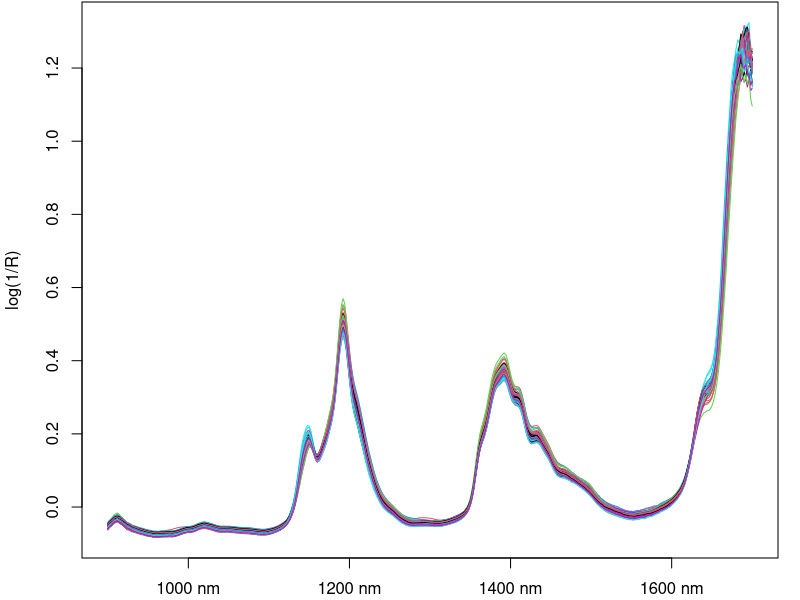
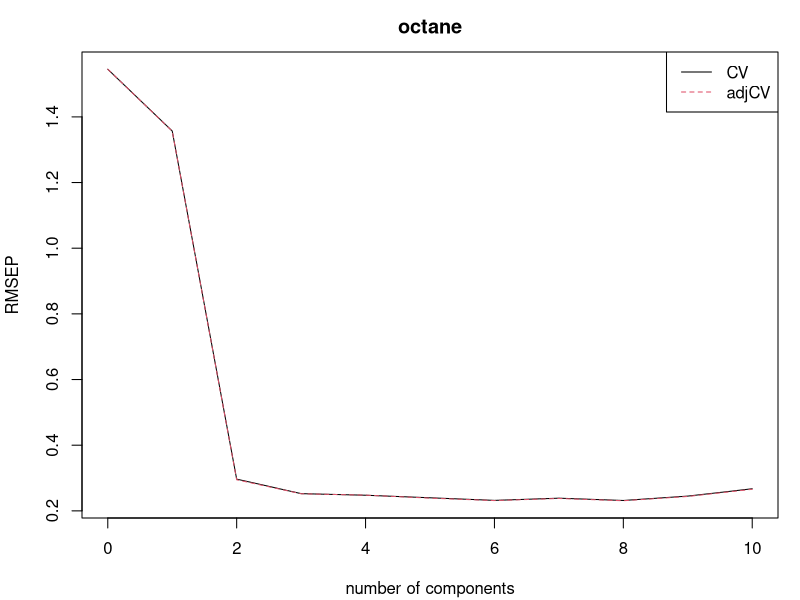
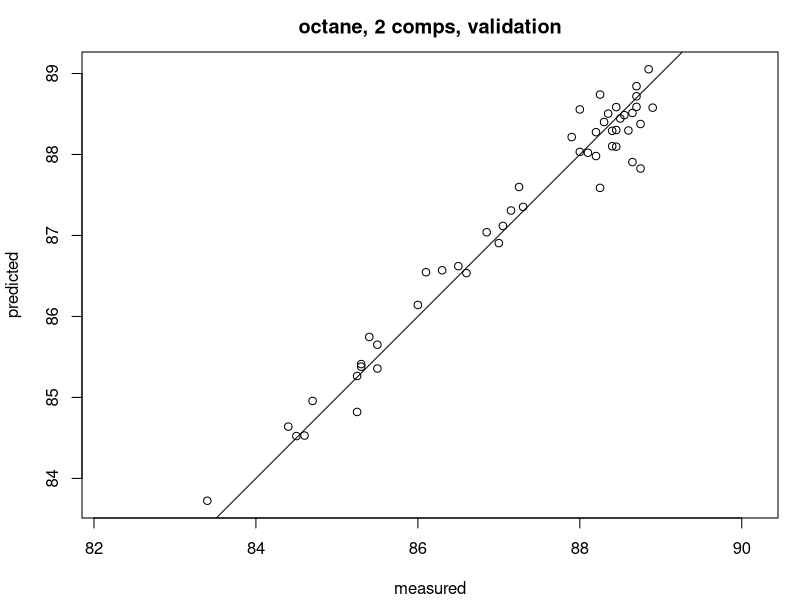
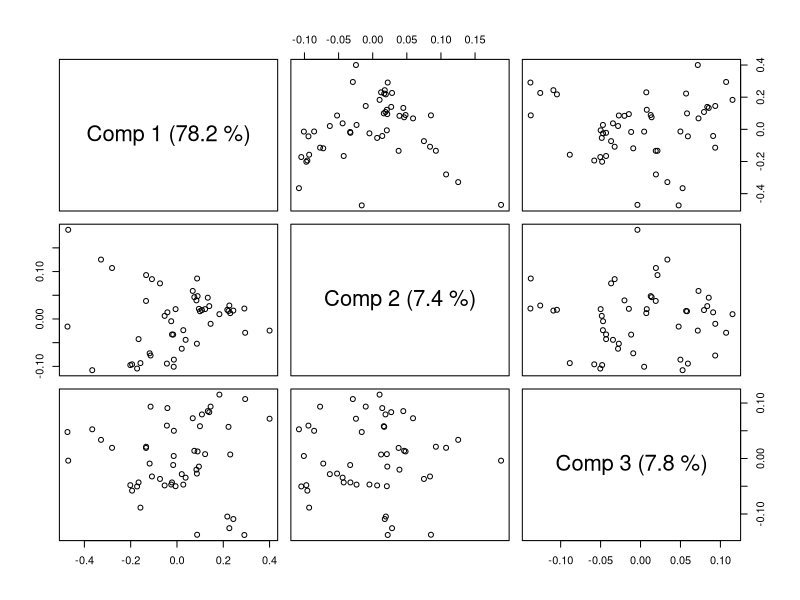
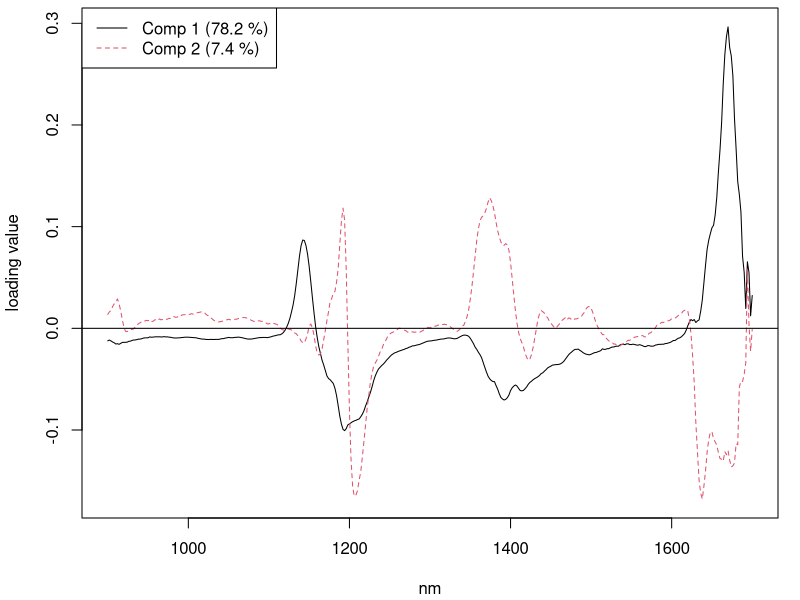
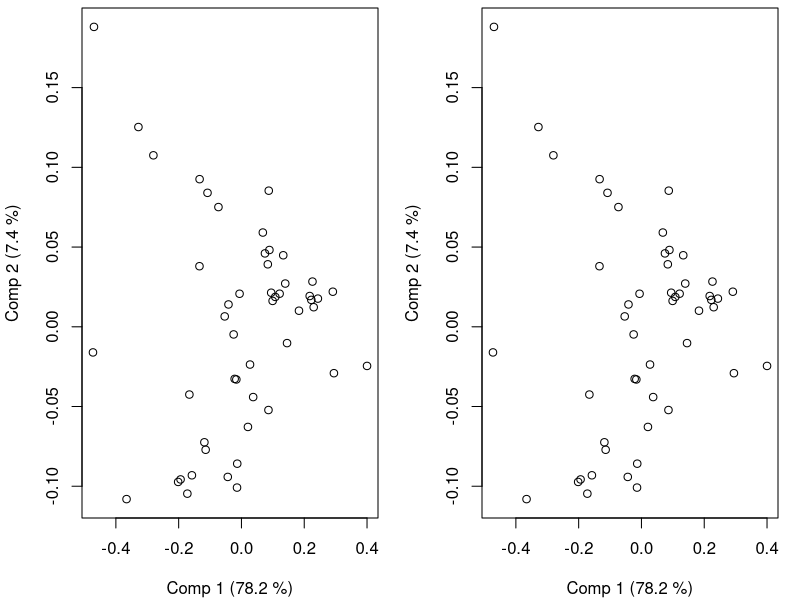
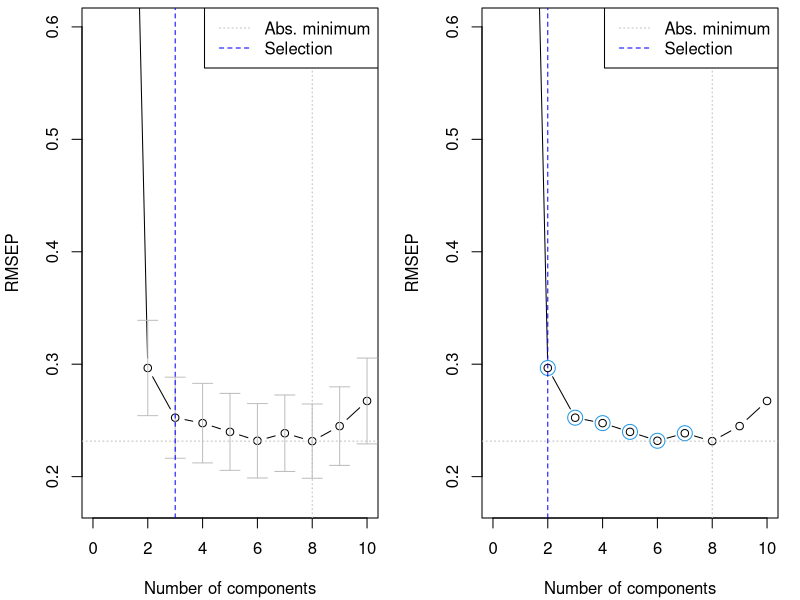
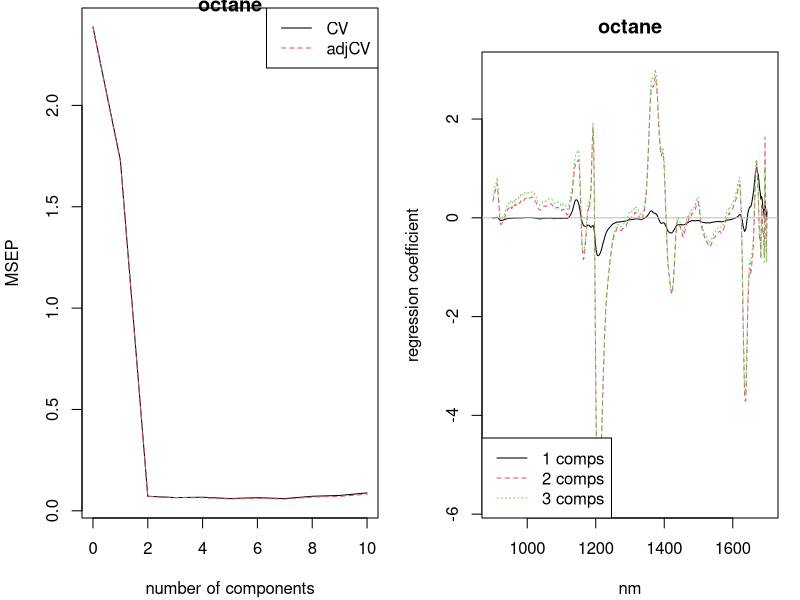

R code for these plots, in order:
## ---- chunk 1
library(pls)
knitr::opts_chunk$set(fig.align = "center")
# Corresponds to pdf.options(pointsize=10) and options(digits = 4) in original
options(digits = 4)
## ---- chunk 2
library(pls)
## ---- chunk 3
data(yarn)
data(oliveoil)
data(gasoline)
data(mayonnaise)
## ---- chunk 4
par(mar = c(2, 4, 0, 1) + 0.1)
matplot(t(gasoline$NIR), type = "l", lty = 1, ylab = "log(1/R)", xaxt = "n")
ind <- pretty(seq(from = 900, to = 1700, by = 2))
ind <- ind[ind >= 900 & ind <= 1700]
ind <- (ind - 898) / 2
axis(1, ind, colnames(gasoline$NIR)[ind])
## ---- chunk 5
gasTrain <- gasoline[1:50,]
gasTest <- gasoline[51:60,]
## ---- chunk 6
gas1 <- plsr(octane ~ NIR, ncomp = 10, data = gasTrain, validation = "LOO")
## ---- chunk 7
summary(gas1)
## ---- chunk 8
par(mar = c(4, 4, 2.5, 1) + 0.1)
plot(RMSEP(gas1), legendpos = "topright")
## ---- chunk 9
par(mar = c(4, 4, 2.5, 1) + 0.1)
plot(gas1, ncomp = 2, asp = 1, line = TRUE)
## ---- chunk 10
plot(gas1, plottype = "scores", comps = 1:3)
## ---- chunk 11
explvar(gas1)
## ---- chunk 12
par(mar = c(4, 4, 0.3, 1) + 0.1)
plot(gas1, "loadings", comps = 1:2, legendpos = "topleft",
     labels = "numbers", xlab = "nm")
abline(h = 0)
## ---- chunk 13
par.old <- par(mfrow=c(1,2))
scoreplot(gas1)
scoreplot(gas1, estimate="CV")
par(par.old)
## ---- chunk 14
predict(gas1, ncomp = 2, newdata = gasTest)
## ---- chunk 15
RMSEP(gas1, newdata = gasTest)
## ---- chunk 16
dens1 <- plsr(density ~ NIR, ncomp = 5, data = yarn)
## ---- chunk 17
dim(oliveoil$sensory)
plsr(sensory ~ chemical, data = oliveoil)
## ---- chunk 18
trainind <- which(yarn$train == TRUE)
dens2 <- update(dens1, subset = trainind)
## ---- chunk 19
dens3 <- update(dens1, ncomp = 10)
## ---- chunk 20
olive1 <- plsr(sensory ~ chemical, scale = TRUE, data = oliveoil)
## ---- chunk 21
gas2 <- plsr(octane ~ msc(NIR), ncomp = 10, data = gasTrain)
## ---- chunk 22
par(mfrow = c(1,2))
ncomp.onesigma <- selectNcomp(gas1, "onesigma", plot = TRUE,
                              ylim = c(.18, .6))
ncomp.permut <- selectNcomp(gas1, "randomization", plot = TRUE,
                            ylim = c(.18, .6))
## ---- chunk 23
gas2.cv <- crossval(gas2, segments = 10)
plot(MSEP(gas2.cv), legendpos="topright")
summary(gas2.cv, what = "validation")
## ---- chunk 24
par(mar = c(4, 4, 2.5, 1) + 0.1)
plot(gas1, plottype = "coef", ncomp=1:3, legendpos = "bottomleft",
     labels = "numbers", xlab = "nm")
## ---- chunk 25
par(mar = c(4, 4, 0, 1) + 0.1)
plot(gas1, plottype = "correlation")
## ---- chunk 26
predict(gas1, ncomp = 2:3, newdata = gasTest[1:5,])
## ---- chunk 27
predict(gas1, comps = 2, newdata = gasTest[1:5,])
## ---- chunk 28
drop(predict(gas1, ncomp = 2:3, newdata = gasTest[1:5,]))
## ---- chunk 29
par(mar = c(4, 4, 2.5, 1))
predplot(gas1, ncomp = 2, newdata = gasTest, asp = 1, line = TRUE)
## ---- chunk 30
pls.options()
## ---- chunk 31
pls.options(plsralg = "oscorespls")
## ---- chunk 32
X <- gasTrain$NIR
Y <- gasTrain$octane
ncomp <- 5
cvPreds <- matrix(nrow = nrow(X), ncol = ncomp)
for (i in 1:nrow(X)) {
    fit <- simpls.fit(X[-i,], Y[-i], ncomp = ncomp, stripped = TRUE)
    cvPreds[i,] <- (X[i,] - fit$Xmeans) %*% drop(fit$coefficients) +
        fit$Ymeans
}
## ---- chunk 33
sqrt(colMeans((cvPreds - Y)^2))
